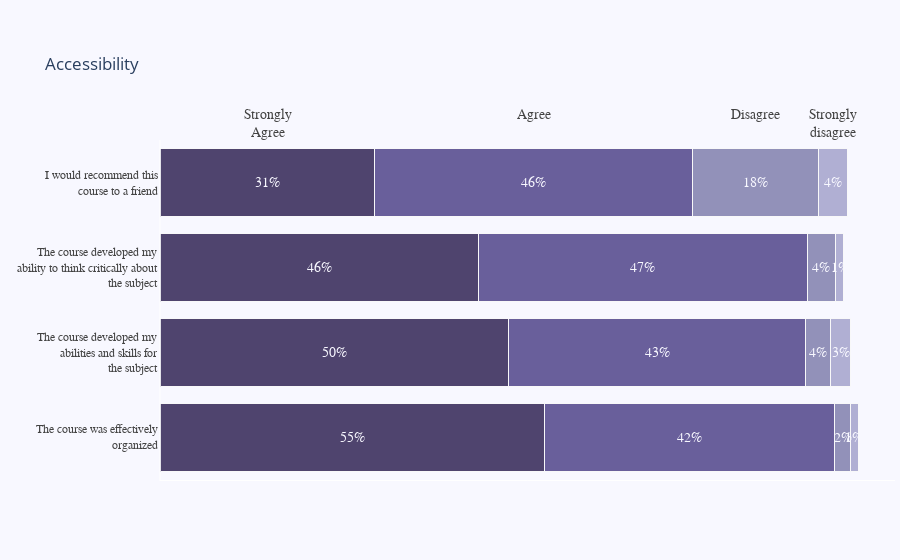

Notebook source saved alongside this figure:
### Code cell
import plotly.graph_objects as go

top_labels = ['Strongly<br>Agree', 'Agree', 'Disagree',
              'Strongly<br>disagree']

colors = ['rgba(38, 24, 74, 0.8)', 'rgba(71, 58, 131, 0.8)',
          'rgba(122, 120, 168, 0.8)', 'rgba(164, 163, 204, 0.85)',
          'rgba(190, 192, 213, 1)']
TOTAL_RESULTS = 531
x_data = survey_results

y_data = ['The course was effectively<br>organized',
          'The course developed my<br>abilities and skills ' +
          'for<br>the subject', 'The course developed ' +
          'my<br>ability to think critically about<br>the subject',
          'I would recommend this<br>course to a friend']


fig = go.Figure(layout=dict(title=dict(text="Accessibility")))

for i in range(0, len(x_data[0])):
    for xd, yd in zip(x_data, y_data):
        fig.add_trace(go.Bar(
            x=[xd[i]], y=[yd],
            orientation='h',
            marker=dict(
                color=colors[i],
                line=dict(color='rgb(248, 248, 249)', width=1)
            )
        ))

fig.update_layout(
    xaxis=dict(
        showgrid=False,
        showline=True,
        showticklabels=False,
        zeroline=False,
        domain=[0.17, 1]
    ),
    yaxis=dict(
        showgrid=False,
        showline=True,
        showticklabels=False,
        zeroline=False,
    ),
    barmode='stack',
    paper_bgcolor='rgb(248, 248, 255)',
    plot_bgcolor='rgb(248, 248, 255)',
    margin=dict(l=10, r=5, t=140, b=80), #######################################################
    showlegend=False,
)

annotations = []

for yd, xd in zip(y_data, x_data):
    # labeling the y-axis
    annotations.append(dict(xref='paper', yref='y',
                            x=0.17, y=yd,
                            xanchor='right',
                            text=str(yd),
                            font=dict(family='Arial', size=12,
                                      color='rgb(67, 67, 67)'),
                            showarrow=False, align='right'))
    # labeling the first percentage of each bar (x_axis)
    annotations.append(dict(xref='x', yref='y',
                            x=xd[0] / 2, y=yd,
                            text=str(round(xd[0]/TOTAL_RESULTS*100)) + '%',
                            font=dict(family='Arial', size=14,
                                      color='rgb(248, 248, 255)'),
                            showarrow=False))
    # labeling the first Likert scale (on the top)
    if yd == y_data[-1]:
        annotations.append(dict(xref='x', yref='paper',
                                x=xd[0] / 2, y=1.1,
                                text=top_labels[0],
                                font=dict(family='Arial', size=14,
                                          color='rgb(67, 67, 67)'),
                                showarrow=False))
    space = xd[0]
    for i in range(1, len(xd)):
            # labeling the rest of percentages for each bar (x_axis)
            annotations.append(dict(xref='x', yref='y',
                                    x=space + (xd[i]/2), y=yd,
                                    text=str(round(xd[i]/TOTAL_RESULTS*100)) + '%',
                                    font=dict(family='Arial', size=14,
                                              color='rgb(248, 248, 255)'),
                                    showarrow=False))
            # labeling the Likert scale
            if yd == y_data[-1]:
                annotations.append(dict(xref='x', yref='paper',
                                        x=space + (xd[i]/2), y=1.1,
                                        text=top_labels[i],
                                        font=dict(family='Arial', size=14,
                                                  color='rgb(67, 67, 67)'),
                                        showarrow=False))
            space += xd[i]

fig.update_layout(annotations=annotations)

fig.show()

### Figure 1 — Plotly figure (JSON) as saved in the notebook; plotly's stock layout.template omitted (floating-point values rounded to 4 significant figures)
{"data": [{"marker": {"color": "rgba(38, 24, 74, 0.8)", "line": {"color": "rgb(248, 248, 249)", "width": 1}}, "orientation": "h", "type": "bar", "x": [292], "y": ["The course was effectively<br>organized"]}, {"marker": {"color": "rgba(38, 24, 74, 0.8)", "line": {"color": "rgb(248, 248, 249)", "width": 1}}, "orientation": "h", "type": "bar", "x": [265], "y": ["The course developed my<br>abilities and skills for<br>the subject"]}, {"marker": {"color": "rgba(38, 24, 74, 0.8)", "line": {"color": "rgb(248, 248, 249)", "width": 1}}, "orientation": "h", "type": "bar", "x": [242], "y": ["The course developed my<br>ability to think critically about<br>the subject"]}, {"marker": {"color": "rgba(38, 24, 74, 0.8)", "line": {"color": "rgb(248, 248, 249)", "width": 1}}, "orientation": "h", "type": "bar", "x": [163], "y": ["I would recommend this<br>course to a friend"]}, {"marker": {"color": "rgba(71, 58, 131, 0.8)", "line": {"color": "rgb(248, 248, 249)", "width": 1}}, "orientation": "h", "type": "bar", "x": [221], "y": ["The course was effectively<br>organized"]}, {"marker": {"color": "rgba(71, 58, 131, 0.8)", "line": {"color": "rgb(248, 248, 249)", "width": 1}}, "orientation": "h", "type": "bar", "x": [226], "y": ["The course developed my<br>abilities and skills for<br>the subject"]}, {"marker": {"color": "rgba(71, 58, 131, 0.8)", "line": {"color": "rgb(248, 248, 249)", "width": 1}}, "orientation": "h", "type": "bar", "x": [250], "y": ["The course developed my<br>ability to think critically about<br>the subject"]}, {"marker": {"color": "rgba(71, 58, 131, 0.8)", "line": {"color": "rgb(248, 248, 249)", "width": 1}}, "orientation": "h", "type": "bar", "x": [242], "y": ["I would recommend this<br>course to a friend"]}, {"marker": {"color": "rgba(122, 120, 168, 0.8)", "line": {"color": "rgb(248, 248, 249)", "width": 1}}, "orientation": "h", "type": "bar", "x": [12], "y": ["The course was effectively<br>organized"]}, {"marker": {"color": "rgba(122, 120, 168, 0.8)", "line": {"color": "rgb(248, 248, 249)", "width": 1}}, "orientation": "h", "type": "bar", "x": [19], "y": ["The course developed my<br>abilities and skills for<br>the subject"]}, {"marker": {"color": "rgba(122, 120, 168, 0.8)", "line": {"color": "rgb(248, 248, 249)", "width": 1}}, "orientation": "h", "type": "bar", "x": [22], "y": ["The course developed my<br>ability to think critically about<br>the subject"]}, {"marker": {"color": "rgba(122, 120, 168, 0.8)", "line": {"color": "rgb(248, 248, 249)", "width": 1}}, "orientation": "h", "type": "bar", "x": [96], "y": ["I would recommend this<br>course to a friend"]}, {"marker": {"color": "rgba(164, 163, 204, 0.85)", "line": {"color": "rgb(248, 248, 249)", "width": 1}}, "orientation": "h", "type": "bar", "x": [6], "y": ["The course was effectively<br>organized"]}, {"marker": {"color": "rgba(164, 163, 204, 0.85)", "line": {"color": "rgb(248, 248, 249)", "width": 1}}, "orientation": "h", "type": "bar", "x": [15], "y": ["The course developed my<br>abilities and skills for<br>the subject"]}, {"marker": {"color": "rgba(164, 163, 204, 0.85)", "line": {"color": "rgb(248, 248, 249)", "width": 1}}, "orientation": "h", "type": "bar", "x": [6], "y": ["The course developed my<br>ability to think critically about<br>the subject"]}, {"marker": {"color": "rgba(164, 163, 204, 0.85)", "line": {"color": "rgb(248, 248, 249)", "width": 1}}, "orientation": "h", "type": "bar", "x": [22], "y": ["I would recommend this<br>course to a friend"]}], "layout": {"annotations": [{"align": "right", "font": {"color": "rgb(67, 67, 67)", "family": "Arial", "size": 12}, "showarrow": false, "text": "The course was effectively<br>organized", "x": 0.17, "xanchor": "right", "xref": "paper", "y": "The course was effectively<br>organized", "yref": "y"}, {"font": {"color": "rgb(248, 248, 255)", "family": "Arial", "size": 14}, "showarrow": false, "text": "55%", "x": 146, "xref": "x", "y": "The course was effectively<br>organized", "yref": "y"}, {"font": {"color": "rgb(248, 248, 255)", "family": "Arial", "size": 14}, "showarrow": false, "text": "42%", "x": 402.5, "xref": "x", "y": "The course was effectively<br>organized", "yref": "y"}, {"font": {"color": "rgb(248, 248, 255)", "family": "Arial", "size": 14}, "showarrow": false, "text": "2%", "x": 519, "xref": "x", "y": "The course was effectively<br>organized", "yref": "y"}, {"font": {"color": "rgb(248, 248, 255)", "family": "Arial", "size": 14}, "showarrow": false, "text": "1%", "x": 528, "xref": "x", "y": "The course was effectively<br>organized", "yref": "y"}, {"align": "right", "font": {"color": "rgb(67, 67, 67)", "family": "Arial", "size": 12}, "showarrow": false, "text": "The course developed my<br>abilities and skills for<br>the subject", "x": 0.17, "xanchor": "right", "xref": "paper", "y": "The course developed my<br>abilities and skills for<br>the subject", "yref": "y"}, {"font": {"color": "rgb(248, 248, 255)", "family": "Arial", "size": 14}, "showarrow": false, "text": "50%", "x": 132.5, "xref": "x", "y": "The course developed my<br>abilities and skills for<br>the subject", "yref": "y"}, {"font": {"color": "rgb(248, 248, 255)", "family": "Arial", "size": 14}, "showarrow": false, "text": "43%", "x": 378, "xref": "x", "y": "The course developed my<br>abilities and skills for<br>the subject", "yref": "y"}, {"font": {"color": "rgb(248, 248, 255)", "family": "Arial", "size": 14}, "showarrow": false, "text": "4%", "x": 500.5, "xref": "x", "y": "The course developed my<br>abilities and skills for<br>the subject", "yref": "y"}, {"font": {"color": "rgb(248, 248, 255)", "family": "Arial", "size": 14}, "showarrow": false, "text": "3%", "x": 517.5, "xref": "x", "y": "The course developed my<br>abilities and skills for<br>the subject", "yref": "y"}, {"align": "right", "font": {"color": "rgb(67, 67, 67)", "family": "Arial", "size": 12}, "showarrow": false, "text": "The course developed my<br>ability to think critically about<br>the subject", "x": 0.17, "xanchor": "right", "xref": "paper", "y": "The course developed my<br>ability to think critically about<br>the subject", "yref": "y"}, {"font": {"color": "rgb(248, 248, 255)", "family": "Arial", "size": 14}, "showarrow": false, "text": "46%", "x": 121, "xref": "x", "y": "The course developed my<br>ability to think critically about<br>the subject", "yref": "y"}, {"font": {"color": "rgb(248, 248, 255)", "family": "Arial", "size": 14}, "showarrow": false, "text": "47%", "x": 367, "xref": "x", "y": "The course developed my<br>ability to think critically about<br>the subject", "yref": "y"}, {"font": {"color": "rgb(248, 248, 255)", "family": "Arial", "size": 14}, "showarrow": false, "text": "4%", "x": 503, "xref": "x", "y": "The course developed my<br>ability to think critically about<br>the subject", "yref": "y"}, {"font": {"color": "rgb(248, 248, 255)", "family": "Arial", "size": 14}, "showarrow": false, "text": "1%", "x": 517, "xref": "x", "y": "The course developed my<br>ability to think critically about<br>the subject", "yref": "y"}, {"align": "right", "font": {"color": "rgb(67, 67, 67)", "family": "Arial", "size": 12}, "showarrow": false, "text": "I would recommend this<br>course to a friend", "x": 0.17, "xanchor": "right", "xref": "paper", "y": "I would recommend this<br>course to a friend", "yref": "y"}, {"font": {"color": "rgb(248, 248, 255)", "family": "Arial", "size": 14}, "showarrow": false, "text": "31%", "x": 81.5, "xref": "x", "y": "I would recommend this<br>course to a friend", "yref": "y"}, {"font": {"color": "rgb(67, 67, 67)", "family": "Arial", "size": 14}, "showarrow": false, "text": "Strongly<br>Agree", "x": 81.5, "xref": "x", "y": 1.1, "yref": "paper"}, {"font": {"color": "rgb(248, 248, 255)", "family": "Arial", "size": 14}, "showarrow": false, "text": "46%", "x": 284, "xref": "x", "y": "I would recommend this<br>course to a friend", "yref": "y"}, {"font": {"color": "rgb(67, 67, 67)", "family": "Arial", "size": 14}, "showarrow": false, "text": "Agree", "x": 284, "xref": "x", "y": 1.1, "yref": "paper"}, {"font": {"color": "rgb(248, 248, 255)", "family": "Arial", "size": 14}, "showarrow": false, "text": "18%", "x": 453, "xref": "x", "y": "I would recommend this<br>course to a friend", "yref": "y"}, {"font": {"color": "rgb(67, 67, 67)", "family": "Arial", "size": 14}, "showarrow": false, "text": "Disagree", "x": 453, "xref": "x", "y": 1.1, "yref": "paper"}, {"font": {"color": "rgb(248, 248, 255)", "family": "Arial", "size": 14}, "showarrow": false, "text": "4%", "x": 512, "xref": "x", "y": "I would recommend this<br>course to a friend", "yref": "y"}, {"font": {"color": "rgb(67, 67, 67)", "family": "Arial", "size": 14}, "showarrow": false, "text": "Strongly<br>disagree", "x": 512, "xref": "x", "y": 1.1, "yref": "paper"}], "autosize": true, "barmode": "stack", "margin": {"b": 80, "l": 10, "r": 5, "t": 140}, "paper_bgcolor": "rgb(248, 248, 255)", "plot_bgcolor": "rgb(248, 248, 255)", "showlegend": false, "title": {"text": "Accessibility"}, "xaxis": {"autorange": true, "domain": [0.17, 1], "range": [0, 558.9], "showgrid": false, "showline": true, "showticklabels": false, "type": "linear", "zeroline": false}, "yaxis": {"autorange": true, "range": [-0.5, 3.5], "showgrid": false, "showline": true, "showticklabels": false, "type": "category", "zeroline": false}}}
